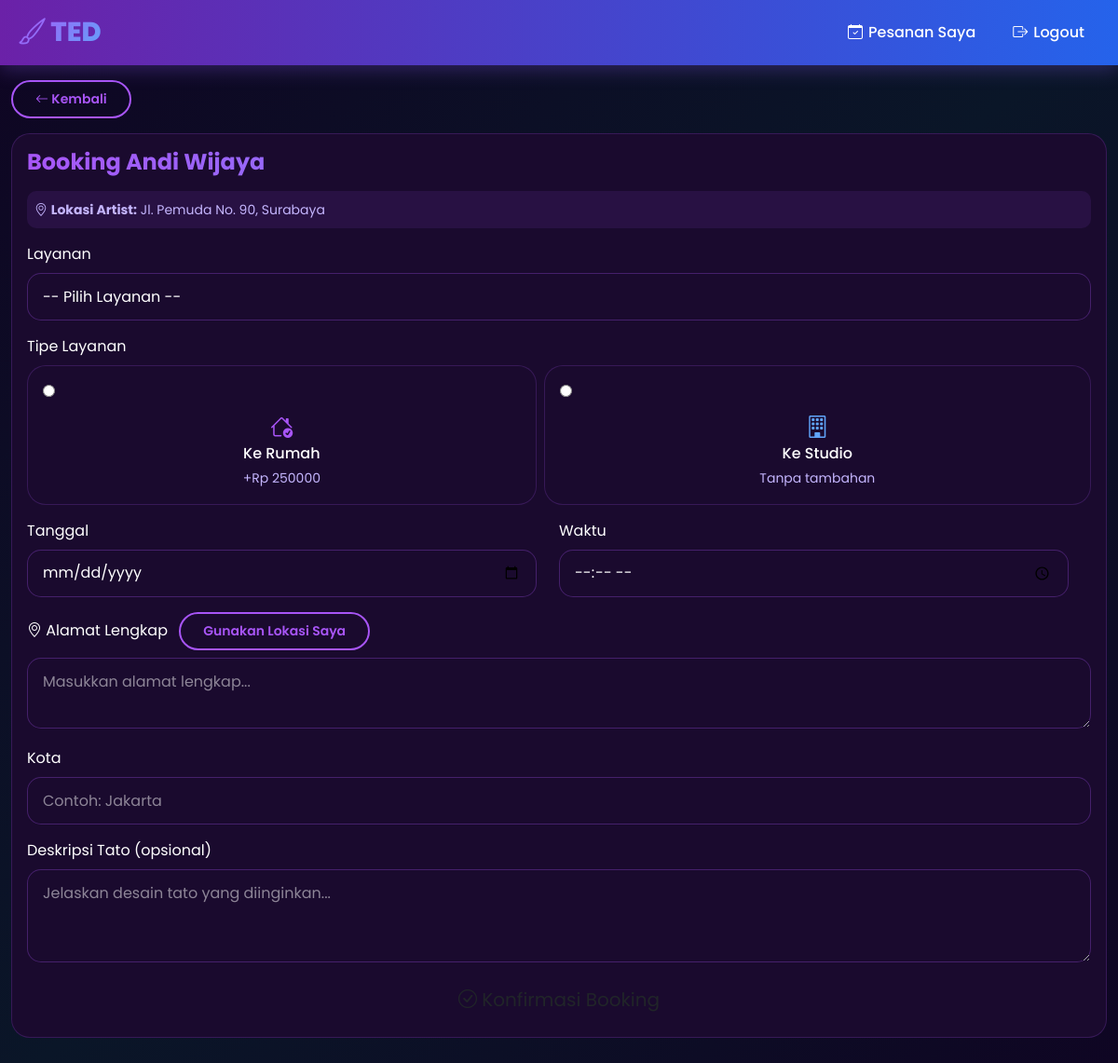
The page /book/4/ (signed in) on the database its author committed.
### tedapp/models.py (models this page shows, shortened)
class Artist(models.Model):
    user = models.OneToOneField(User, on_delete=models.CASCADE, null=True, blank=True, related_name='artist_profile')
    name = models.CharField(max_length=200)
    nickname = models.CharField(max_length=100)
    photo = models.ImageField(upload_to='artists/', blank=True, null=True)
    phone = models.CharField(max_length=20)
    email = models.EmailField(blank=True)
    address = models.CharField(max_length=300)
    city = models.CharField(max_length=100)
    latitude = models.DecimalField(max_digits=9, decimal_places=6, null=True, blank=True)
    longitude = models.DecimalField(max_digits=9, decimal_places=6, null=True, blank=True)
    current_latitude = models.DecimalField(max_digits=9, decimal_places=6, null=True, blank=True, help_text='Lokasi saat ini (mobile tracking)')
    current_longitude = models.DecimalField(max_digits=9, decimal_places=6, null=True, blank=True, help_text='Lokasi saat ini (mobile tracking)')
    description = models.TextField()
    specializations = models.CharField(max_length=300)
    experience_years = models.IntegerField(default=0)
    rating = models.DecimalField(max_digits=3, decimal_places=2, default=0)
    total_reviews = models.IntegerField(default=0)
    is_available_home = models.BooleanField(default=True)
    is_available_studio = models.BooleanField(default=True)
    home_service_fee = models.DecimalField(max_digits=10, decimal_places=0, default=0)
    studio_name = models.CharField(max_length=200, blank=True)
    studio_address = models.CharField(max_length=300, blank=True)
    service_radius_km = models.DecimalField(max_digits=5, decimal_places=2, default=20, help_text='Radius layanan dalam km')
    is_verified = models.BooleanField(default=False)
    is_active = models.BooleanField(default=True)
    is_online = models.BooleanField(default=False, help_text='Artist sedang online/menerima order')
    payment_gopay = models.CharField(max_length=30, blank=True, help_text='Nomor GoPay')
    payment_ovo = models.CharField(max_length=30, blank=True, help_text='Nomor OVO')
    payment_dana = models.CharField(max_length=30, blank=True, help_text='Nomor DANA')
    payment_shopeepay = models.CharField(max_length=30, blank=True, help_text='Nomor ShopeePay')
    payment_transfer = models.CharField(max_length=50, blank=True, help_text='Nomor Rekening Transfer Bank')
    payment_bank_name = models.CharField(max_length=50, blank=True, help_text='Nama Bank')
    created_at = models.DateTimeField(auto_now_add=True)

### tedapp/views.py (the view, shortened to what this page needs)
# urls.py: path('book/<int:artist_id>/', views.book_artist, name='book_artist'),
@login_required
def book_artist(request, artist_id):
    artist = get_object_or_404(Artist, id=artist_id)
    services = artist.services.all()
    user_profile, _ = UserProfile.objects.get_or_create(user=request.user)
    min_date = (datetime.now() + timedelta(days=1)).strftime('%Y-%m-%d')
    user_lat = request.GET.get('lat') or user_profile.latitude
    user_lng = request.GET.get('lng') or user_profile.longitude
    distance = None
    if user_lat and user_lng:
        distance = artist.distance_to_user(Decimal(str(user_lat)), Decimal(str(user_lng)))
    context = {
        'artist': artist,
        'services': services,
        'user_profile': user_profile,
        'min_date': min_date,
        'distance': distance,
        'user_lat': user_lat,
        'user_lng': user_lng,
    }
    return render(request, 'tedapp/book_artist.html', context)

### tedapp/templates/tedapp/book_artist.html (shortened to what this page needs)
{% extends 'tedapp/base.html' %}
{% load static %}
{% load custom_filters %}
{% block extra_css %}
<link rel="stylesheet" href="{% static 'book_artist.css' %}" />
{% endblock %}
{% block content %}
<div class="container py-3">
    <div class="row mb-3">
        <div class="col-12">
            <a href="{% url 'artist_detail' artist.id %}" class="btn btn-ted-secondary btn-sm">
                <i class="bi bi-arrow-left"></i> Kembali
            </a>
        </div>
    </div>
    <div class="card-ted p-3 mb-3">
        <h4 class="section-title mb-3">Booking {{ artist.name }}</h4>
        <div class="mb-3 p-2" style="background: rgba(168, 85, 247, 0.1); border-radius: 10px;">
            <small style="color: var(--text-secondary);">
                <i class="bi bi-geo-alt"></i> <strong>Lokasi Artist:</strong> {{ artist.address }}, {{ artist.city }}
            </small>
        </div>
        <form method="POST" id="bookingForm">
            <div class="mb-3">
                <label class="form-label">Layanan</label>
                <select name="service" class="form-control" required>
                    <option value="">-- Pilih Layanan --</option>
                </select>
            </div>
            <div class="mb-3">
                <label class="form-label">Tipe Layanan</label>
                <div class="d-flex gap-2 flex-wrap">
                    {% if artist.is_available_home %}
                    <label class="card-ted p-3 flex-grow-1" style="cursor: pointer; min-width: 140px;">
                        <input type="radio" name="service_type" value="home" required>
                        <div class="text-center mt-2">
                            <i class="bi bi-house-check fs-4" style="color: var(--accent-purple);"></i>
                            <h6 class="mb-1">Ke Rumah</h6>
                            <small style="color: var(--text-secondary);">+Rp {{ artist.home_service_fee|floatformat:0 }}</small>
                        </div>
                    </label>
                    {% endif %}
                    {% if artist.is_available_studio %}
                    <label class="card-ted p-3 flex-grow-1" style="cursor: pointer; min-width: 140px;">
                        <input type="radio" name="service_type" value="studio" required>
                        <div class="text-center mt-2">
                            <i class="bi bi-building fs-4" style="color: var(--accent-blue);"></i>
                            <h6 class="mb-1">Ke Studio</h6>
                            <small style="color: var(--text-secondary);">Tanpa tambahan</small>
                        </div>
                    </label>
                    {% endif %}
                </div>
            </div>
            <div class="row">
                <div class="col-6 mb-3">
                    <label class="form-label">Tanggal</label>
                    <input type="date" name="booking_date" class="form-control" required min="{{ min_date }}">
                </div>
                <div class="col-6 mb-3">
                    <label class="form-label">Waktu</label>
                    <input type="time" name="booking_time" class="form-control" required>
                </div>
            </div>
            <div class="mb-3">
                <label class="form-label">
                    <i class="bi bi-geo-alt"></i> Alamat Lengkap
                    <button type="button" class="btn btn-ted-secondary btn-sm ms-2" onclick="BookArtist.getCurrentLocation()">
                         Gunakan Lokasi Saya
                    </button>
                </label>
                <textarea name="address" id="addressField" class="form-control" rows="2" required placeholder="Masukkan alamat lengkap...">{{ user_profile.address }}</textarea>
            </div>
            <div class="mb-3">
                <label class="form-label">Kota</label>
                <input type="text" name="city" class="form-control" required placeholder="Contoh: Jakarta" value="{{ user_profile.city }}">
            </div>
            <div class="mb-3">
                <label class="form-label">Deskripsi Tato (opsional)</label>
                <textarea name="description" class="form-control" rows="3" placeholder="Jelaskan desain tato yang diinginkan..."></textarea>
            </div>
            <button type="submit" class="btn btn-ted-primary btn-lg w-100">
                <i class="bi bi-check-circle"></i> Konfirmasi Booking
            </button>
        </form>
    </div>
</div>
{% endblock %}

### static/base.css (style rules this page uses)
:root { --primary-purple: #6B21A8; --primary-purple-light: #9333EA; --primary-purple-dark: #581C87; --primary-blue: #2563EB; --primary-blue-light: #3B82F6; --primary-blue-dark: #1D4ED8; --accent-purple: #A855F7; --accent-blue: #60A5FA; --dark-bg: #0F0523; --card-bg: #1A0A2E; --text-primary: #FFFFFF; --text-secondary: #C4B5FD; --safe-area-bottom: env(safe-area-inset-bottom, 0px); }
* { margin: 0; padding: 0; box-sizing: border-box; -webkit-tap-highlight-color: transparent; -webkit-touch-callout: none; -webkit-user-select: none; user-select: none; }
html { overflow-x: hidden !important; max-width: 100vw !important; width: 100% !important; touch-action: pan-y pinch-zoom; }
body { font-family: 'Poppins', sans-serif; background: linear-gradient(135deg, var(--dark-bg) 0%, #0A1628 50%, var(--dark-bg) 100%); color: var(--text-primary); min-height: 100vh; overflow-x: hidden !important; overflow-y: auto; -webkit-overflow-scrolling: touch; padding-top: 70px; padding-bottom: 20px; max-width: 100%; width: 100%; touch-action: pan-y; }
.container, .row, section, article, main, nav, header, footer, div { max-width: 100%; overflow-x: hidden; }
@media (min-width: 1025px) { body { padding-top: 70px; } }
@media (min-width: 1025px) { .container { max-width: 1200px; } }
.btn-ted-secondary { background: transparent; border: 2px solid var(--accent-purple); color: var(--accent-purple); font-weight: 600; padding: 0.5rem 1.5rem; border-radius: 50px; transition: all 0.3s ease; }
.card-ted { background: var(--card-bg); border: 1px solid rgba(168, 85, 247, 0.2); border-radius: 20px; overflow: hidden; transition: all 0.3s ease; }
.section-title { font-weight: 700; background: linear-gradient(135deg, var(--accent-purple) 0%, var(--accent-blue) 100%); -webkit-background-clip: text; -webkit-text-fill-color: transparent; background-clip: text; }
.form-control { background: var(--card-bg); border: 1px solid rgba(168, 85, 247, 0.3); color: var(--text-primary); border-radius: 15px; padding: 0.8rem 1rem; }
.form-control::placeholder { color: rgba(255, 255, 255, 0.5); }
@media (min-width: 769px) { body { padding-top: 70px; } }

### rows shown on the page
Artist: name "Andi Wijaya", address "Jl. Pemuda No. 90", city "Surabaya", home_service_fee "250000"
